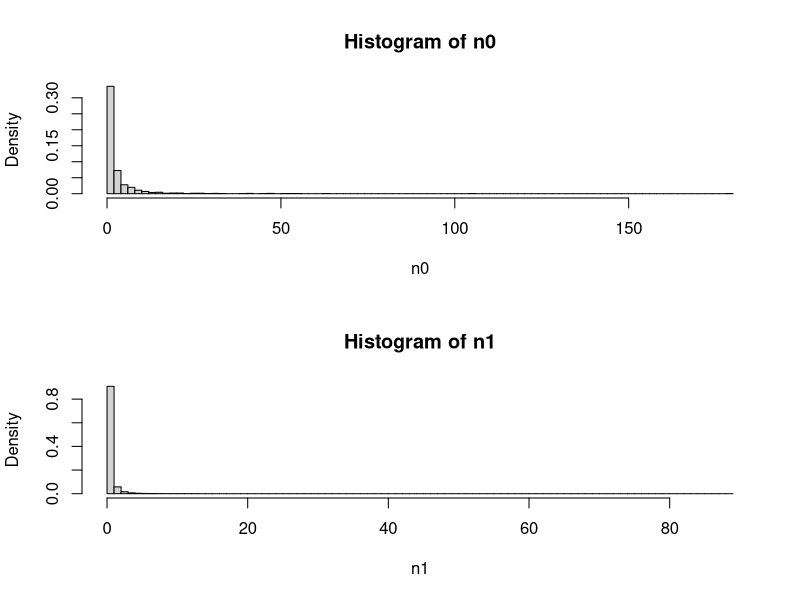
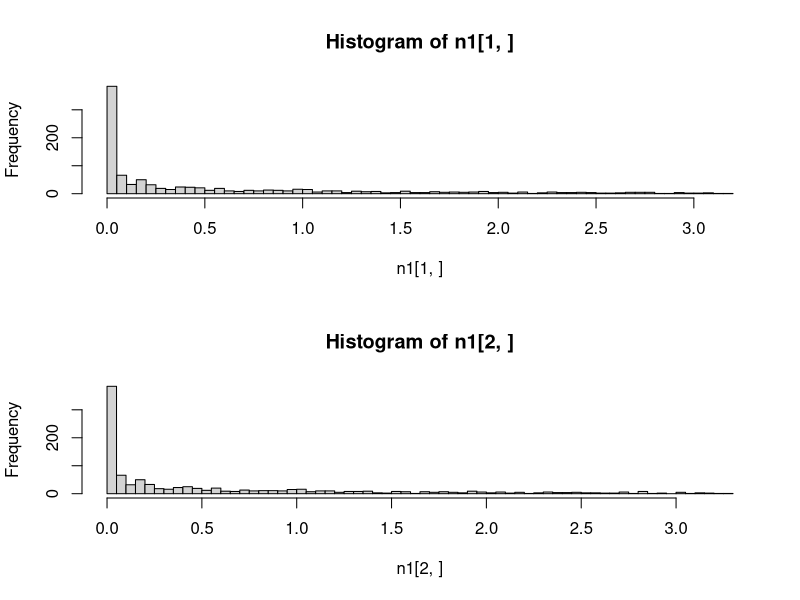
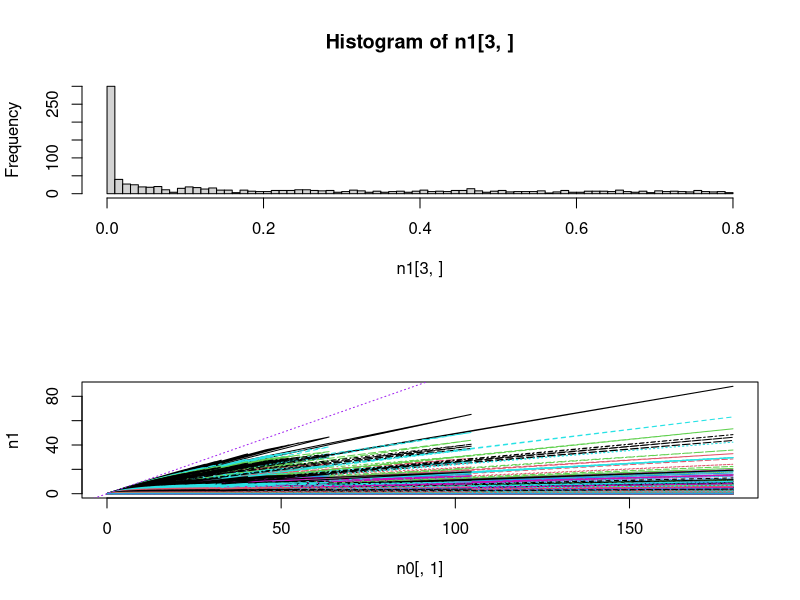
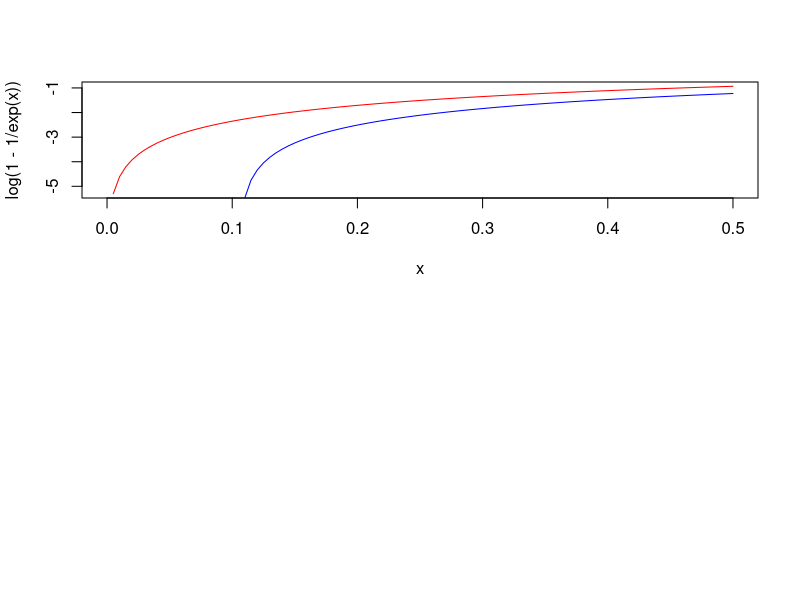
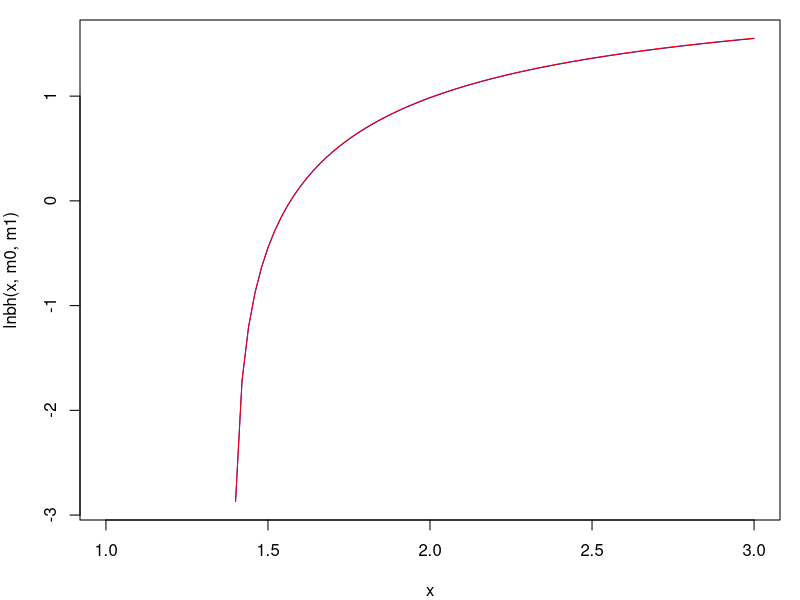
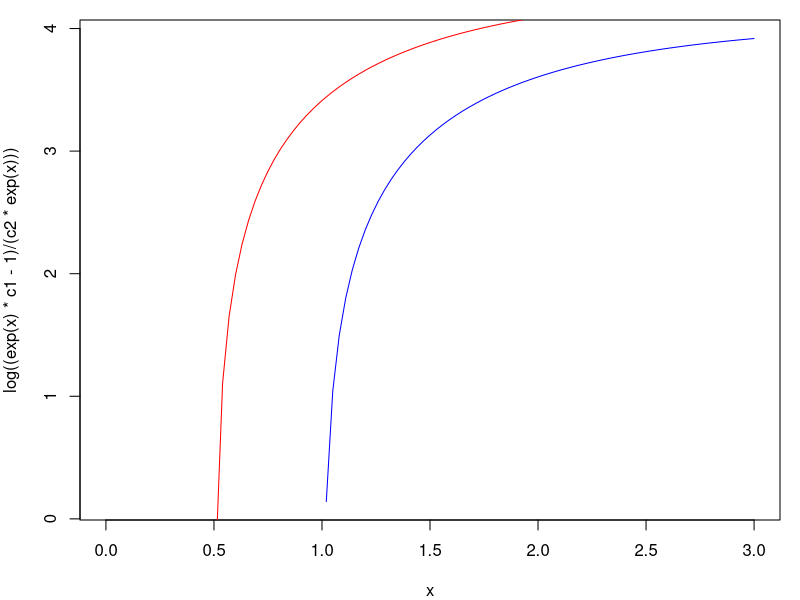
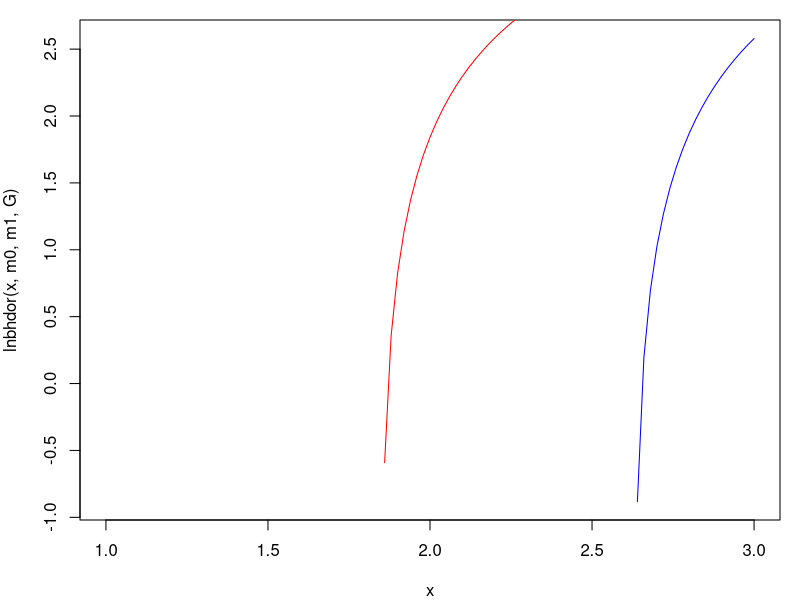
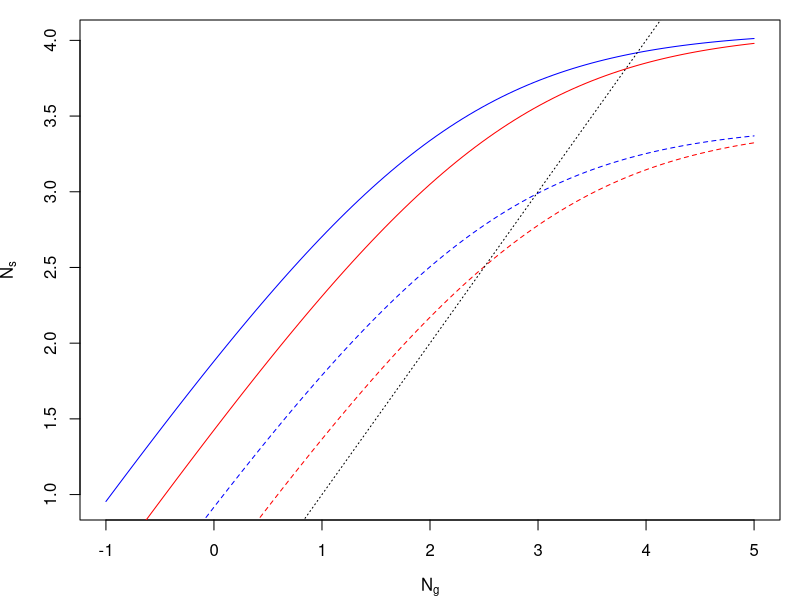

Generate these figures, in order, with R: (Note: this script raises an error after producing the figures.)
####################################################################
# Explore how random variation in Beverton-Holt mortality function #
# affects the distribution of population sizes                     #
####################################################################

# Functions ---------------------------------------------------------------

BH <- function(n_in,m0,m1){
  n_out <- n_in * exp(-m0) / ( 1 + (m1/m0)*(1-exp(-m0))*n_in )
  return(n_out)
}
# assuming T = 1

lnbh <- function(y,m0,m1,T3=0.3){
  c1 <- exp(-m0*T3)
  c2 <- (1-exp(-m0)*T3)*m1/m0
  log((y*c1-1)/(c2*y))
}

lnbhdor <- function(Y,m0,m1,G,T3=0.3){
  S0 <- exp(-m0)
  c1 <- exp(-m0*T3)
  c2 <- (1-exp(-m0)*T3)*m1/m0
  log((c1*G*Y-G*S0+S0-1) / (c2*G*Y*((G-1)*S0+1)))
}

Kcalc <- function(m0,m1,T=1){
  exp(-m0*T)/( (1-exp(-m0*T)) * (m1/m0) )
} 
# assuming T=1

sGBH <- function(n_in,Y,m0,m1,G,T3=0.3){
  So <- exp(-m0)
  Sn <- exp(-m0*T3)
  n_in*((1-G)*So + G*Y*Sn / (1 + G*Y*(1-Sn)*(m1/m0)*n_in))
}

rG <- function(Y,m0,G,T3=0.3){
  So <- exp(-m0)
  Sn <- exp(-m0*T3)
  log( (1-G)*So + G*Y*Sn )
}

# Exploration -------------------------------------------------------------

ln0_min <- -5
ln0_max <- 0
nseq <- 10^3
neps <- 10^3
alpha_m <- 0.1
beta_m <- 1

# n0_seq <- exp(seq(ln0_min,ln0_max,length.out=nseq))
# eps_m <- seq(-1,1,length.out=neps)
n0_seq <- exp(rnorm(nseq,0,1.5))
eps_m <- rnorm(neps,0,2)
  
m0 <- m1 <- n0 <- n1 <- matrix(NA,nr=nseq,nc=neps)

m0[] <- rep(exp(outer(alpha_m,eps_m,"+")),each=nseq)
m1[] <- rep(exp(outer(beta_m,eps_m,"+")),each=nseq)
n0[] <- rep(n0_seq,times=neps)
n1 <- BH(n0,m0,m1)

par(mfrow=c(2,1))
hist(n0,breaks=100,prob=T)
hist(n1,breaks=100,prob=T)

hist(n1[1,],breaks=100)
hist(n1[2,],breaks=100)
hist(n1[3,],breaks=100)

matplot(n0[,1],n1,type="l")
abline(0,1,col="purple",lty=3)

(K <- BH(10^10,m0[1,],m1[1,]))

# Plant example -----------------------------------------------------------
  # From Yodzis and work on desert annuals

### Without seed dormancy

curve(log(1-1/exp(x)),col="red",xlim=c(0,0.5))
curve(log(0.9-1/exp(x)),col="blue",add=T)
# drop-off occurs earlier at lower K

m0 <- 1.1
m1 <- 0.1
par(mfrow=c(1,1),mar=c(4,4,1,1))
curve(lnbh(x,m0,m1),col="blue",xlim=c(1,3))
m1 <- 0.01
curve(lnbh(x,m0,m1)-2.3,col="red",add=T)
# changing c2 only changes equilibrium N by constant factor (shifts intercept)

m0 <- 1
m1 <- 0.01
c1 <- exp(-m0)
c2 <- (1-exp(-m0))*m1/m0
curve(log((exp(x)*c1-1)/(c2*exp(x))),col="blue",xlim=c(0,3))
m0 <- 0.5
c1 <- exp(-m0)
c2 <- (1-exp(-m0))*m1/m0
curve(log((exp(x)*c1-1)/(c2*exp(x))),col="red",add=T)
# changing c1 -> drop-off occurs *earlier* at lower K

### With seed dormancy

G <- 0.4
m0 <- 1
m1 <- 0.01
curve(lnbhdor(x,m0,m1,G),col="blue",xlim=c(1,3))
m0 <- 0.5
curve(lnbhdor(x,m0,m1,G),col="red",add=T)
  # Same result with G - drop-off earlier for lower K

# How does Y affect BH curve? ---------------------------------------------

Y <- 3 # log scale
m0 <- 1
curve(log(BH(exp(x+Y),m0,m1)),col="blue",xlim=c(-1,5),
  xlab=expression(N[g]),ylab=expression(N[s])) # ignores dormancy
curve(log(BH(exp(x+Y-0.5),m0,m1)),col="red",add=T)
m0 <- 2
curve(log(BH(exp(x+Y),m0,m1)),col="blue",add=T,lty=2)
curve(log(BH(exp(x+Y-0.5),m0,m1)),col="red",add=T,lty=2)
abline(0,1,lty=3)
  # -0.5 -> reduce y by a freaction of exp(0.5)=1.6
  # decrease in y reduces equilibrium N by *more* when max popsize (K) is lower
  # Explantion:
  # - increasing Y makes a bigger difference to Ns when few seeds are being 
  # produced (bigger difference in [blue - red] at lower Ng (or Y)) 
  # - increasing m0 -> fewer seeds survive -> lower reproduction next year
  # -> bigger effect of change in Y
  # (but assumes that general shape of function stays the same? 
  # Increasing m0 makes curve steeper too, but this isn't important here,
  # as doesn't affect difference between blue and red much?)

# Y is just scaling up and down, changing c2 does the same thing?

# How does G affect BH curve? ---------------------------------------------

m0 <- 0.1
m1 <- 0.01
curve(lnbhdor(x,m0,m1,G=0.75),col="blue",xlim=c(0,5),ylim=c(-0.5,5))
curve(lnbhdor(x,m0,m1,G=0.5),col="red",add=T)
curve(lnbhdor(x,m0,m1,G=0.25),col="green",add=T)
  # above a certain Y, get more pop with high G, but as Y decreases, better to have low G

m0 <- 0.1
m1 <- 0.01
curve(lnbhdor(exp(x),m0,m1,G=0.75),col="blue",xlim=c(0,1.5),ylim=c(-0.5,5))
curve(lnbhdor(exp(x),m0,m1,G=0.25),col="red",add=T)
m0 <- 0.2
m1 <- 0.01
curve(lnbhdor(exp(x),m0,m1,G=0.75),col="blue",lty=2,add=T)
curve(lnbhdor(exp(x),m0,m1,G=0.25),col="red",lty=2,add=T)
  # When G is lower, reducing K has bigger effect on drop-off threshold for Y
  # (but will still always reduce it, so doesn't explain positive correlations)

m0 <- 0.1
m1 <- 0.01
curve(lnbhdor(x,m0,m1,G=0.75)-lnbhdor(x,m0,m1,G=0.25),col="blue",xlim=c(0,10))
m0 <- 0.2
m1 <- 0.01
curve(lnbhdor(x,m0,m1,G=0.75)-lnbhdor(x,m0,m1,G=0.25),col="red",add=T)
m0 <- 0.3
m1 <- 0.01
curve(lnbhdor(x,m0,m1,G=0.75)-lnbhdor(x,m0,m1,G=0.25),col="green",add=T)
abline(h=0,lty=3)
  # m1 -> lower germination favoured for given Y 

m0 <- 0.1
m1 <- 0.01
curve(lnbhdor(x,m0,m1,G=0.75)-lnbhdor(x,m0,m1,G=0.25),col="blue",xlim=c(0,10))
m0 <- 0.1
m1 <- 0.015
curve(lnbhdor(x,m0,m1,G=0.75)-lnbhdor(x,m0,m1,G=0.25),col="red",add=T)
abline(h=0,lty=3)
  # m2 -> proportional effect of G on dK is the same

# How does DI mortality relate to K? --------------------------------------

curve(Kcalc(exp(x),1),xlim=c(-5,5))
curve(Kcalc(exp(x),2),col="red",add=T)
  # higher m0 -> lower K

# Optimal G - constant environment ----------------------------------------

  # maximise equilibrium population size (ignoring extinction)

nY <- 5
nm0 <- 5
nm1 <- 5
nG <- 50

Yseq <- exp(seq(0,5,length.out=nY))
m0seq <- exp(seq(-1.5,0,length.out=nm0))
m1seq <- exp(seq(-4,4,length.out=nm1))
Gseq <- plogis(seq(-5,5,length.out=nG))

pd <- expand.grid(Y=Yseq,m0=m0seq,m1=m1seq,G=Gseq) # parameter data

lK_GY_plot <- function(m){
  require(reshape2)
  require(fields)
  pd$lK <- with(pd, lnbhdor(Y,m0,m1,G,T3=0.3))
  plotvars <- c("Y","G")
  pd1 <- subset(pd,m0==m & m1==m1seq[2],select=c(plotvars,"lK"))
  plotmat <- acast(melt(pd1,id=plotvars),G~Y)
  matplot(qlogis(Gseq),plotmat,type="l",lty=1,col=tim.colors(nY))
}

par(mfrow=c(2,2),mar=c(3,3,2,2))
lK_GY_plot(m0seq[1])  
lK_GY_plot(m0seq[2])  
lK_GY_plot(m0seq[3])  
lK_GY_plot(m0seq[4])  
  # m1 has no impact on optimal phenotype (only affects value of K)
  # G=0 is never optimal
  # Lower Y favours *higher* G -> should have negative G~z relationship?
  # (These plots show optimal G in years with different Y?)
  # Higher m0 favours higher G

lK_YG_plot <- function(m){
  require(reshape2)
  require(fields)
  pd$lK <- with(pd, lnbhdor(Y,m0,m1,G,T3=0.3))
  plotvars <- c("Y","G")
  pd1 <- subset(pd,m0==m & m1==m1seq[2],select=c(plotvars,"lK"))
  plotmat <- acast(melt(pd1,id=plotvars),Y~G)
  matplot(log(Yseq),plotmat,type="l",lty=1,col=tim.colors(nG))
}

par(mfrow=c(2,2),mar=c(3,3,2,2))
lK_YG_plot(m0seq[1])  
lK_YG_plot(m0seq[2])  
lK_YG_plot(m0seq[3])  
lK_YG_plot(m0seq[4])
  # low G -> 
  # - earlier drop-off in N with Y
  # - larger proportional drop-offs in N with Y
  # so *more* affected by CC if lower G (even without plasticity)
  # this tallies with "lower Y -> higher optimal G" results

# Optimal G - variable environment ----------------------------------------

np <- nrow(pd) # number of parameter combinations
nb <- 100
nt <- 1000 + nb
ns <- 10 # n y sig
Ysigseq <- exp(seq(-2,2,length.out=ns))
N0 <- 1000

Narr <- Yarr <- array(dim=c(nt,ns,np))
m0arr <- m1arr <- Garr <- array(dim=c(ns,np))
m0arr[] <- rep(pd$m0,each=ns)
m1arr[] <- rep(pd$m1,each=ns)
Garr[] <- rep(pd$G,each=ns)

Yarr[] <- exp(
  rep(log(pd$Y),each=nt*ns)
  + rep(outer(rnorm(n=nt,mean=0,sd=1),Ysigseq),times=np)
) # only works because Y varies the fastest of all params in pd

Narr[1,,] <- N0

for(t in 2:nt){
  Narr[t,,] <- sGBH(Narr[t-1,,],Yarr[t,,],m0arr,m1arr,Garr)
}

lNarr <- log(Narr)
lNmuarr <- apply(lNarr[-(1:nb),,],2:3,mean)
lNsdarr <- apply(lNarr[-(1:nb),,],2:3,sd)
lNmedarr <- apply(lNarr[-(1:nb),,],2:3,median)

Nd <- expand.grid(Ysig=Ysigseq,Y=Yseq,m0=m0seq,m1=m1seq,G=Gseq)
Nd$lNmu <- as.vector(lNmuarr)
Nd$lNsd <- as.vector(lNsdarr)
Nd$lNmed <- as.vector(lNmedarr)

lmu_Ysig_G_plot <- function(pY,pm0,pm1,xvar="G",...){
  require(reshape2)
  require(fields)
  plotvars <- c("Ysig","G")
  Nd1 <- subset(Nd,Y==pY & m0==pm0 & m1==pm1,select=c(plotvars,"lNmu"))
  if(xvar=="G"){
    plotmat <- acast(melt(Nd1,id=plotvars),G~Ysig)
    matplot(qlogis(Gseq),plotmat,type="l",lty=1,col=tim.colors(ns),
            ylim=c(-2,max(ceiling(plotmat))),
            ...)
    Gopt <- sapply(split(Nd1,Nd1$Ysig),function(d){
      qlogis(d$G[which(d$lNmu==max(d$lNmu))])
    })
    abline(v=Gopt,col=tim.colors(nY),lty=2)
  }
  if(xvar=="Ysig"){
    plotmat <- acast(melt(Nd1,id=plotvars),Ysig~G)
    matplot(Ysigseq,plotmat,type="l",lty=1,col=tim.colors(nG),
            ylim=c(-2,max(ceiling(plotmat))),
            ...)
  }
}

pdf(paste0("Plots/lmu_Ysig_G_",format(Sys.Date(),"%d%b%Y"),".pdf"),
    width=15,height=15)
iseq <- 1:5
ni <- length(iseq)
par(mfrow=c(ni,ni),mar=c(4,4,2,2),las=1,bty="l")
for(i in iseq){
  for(j in iseq){
    for(k in iseq){
      lmu_Ysig_G_plot(pY=Yseq[i],pm0=m0seq[j],pm1=m1seq[k],xvar="G",
                      xlab="G",ylab="ln(N)",
                      main=paste0("Y=",signif(Yseq[i],2),
                                  " m0=",signif(m0seq[j],2),
                                  " m1=",signif(m1seq[k],2)
                                  )
      )
    }
  }
}
dev.off()

par(mfrow=c(2,2),mar=c(4,4,2,2),las=1,bty="n")
lmu_Ysig_G_plot(pY=Yseq[4],pm0=m0seq[2],pm1=m1seq[2],xvar="G")
lmu_Ysig_G_plot(pY=Yseq[4],pm0=m0seq[4],pm1=m1seq[2],xvar="G")
lmu_Ysig_G_plot(pY=Yseq[2],pm0=m0seq[2],pm1=m1seq[4],xvar="G")
lmu_Ysig_G_plot(pY=Yseq[2],pm0=m0seq[2],pm1=m1seq[2],xvar="G")
  # - high m0 reduces effect of variance on optimal G, 
  # possibly even leads to env var favouring high G?
  # - m1 again just shifts population size without changing optimum
  # - low Y accentuates effects of env var on G?  
  # - low Y seems to favour higher G (again)

  # fluctuations favour G<1

par(mfrow=c(2,2))
lmu_Ysig_G_plot(pY=Yseq[5],pm0=m0seq[3],pm1=m1seq[3],xvar="Ysig")
lmu_Ysig_G_plot(pY=Yseq[5],pm0=m0seq[5],pm1=m1seq[3],xvar="Ysig")
lmu_Ysig_G_plot(pY=Yseq[5],pm0=m0seq[3],pm1=m1seq[5],xvar="Ysig")
lmu_Ysig_G_plot(pY=Yseq[2],pm0=m0seq[3],pm1=m1seq[3],xvar="Ysig")

lmu_Y_G_plot <- function(pYsig,pm0,pm1,xvar="G",...){
  require(reshape2)
  require(fields)
  plotvars <- c("Y","G")
  Nd1 <- subset(Nd,Ysig==pYsig & m0==pm0 & m1==pm1,select=c(plotvars,"lNmu"))
  if(xvar=="G"){
    plotmat <- acast(melt(Nd1,id=plotvars),G~Y)
    matplot(qlogis(Gseq),plotmat,type="l",lty=1,col=tim.colors(nY),
            ylim=c(-2,max(ceiling(plotmat))),
            ...
            )
    Gopt <- sapply(split(Nd1,Nd1$Y),function(d){
      qlogis(d$G[which(d$lNmu==max(d$lNmu))])
    })
    abline(v=Gopt,col=tim.colors(nY),lty=2)
  }
  if(xvar=="Y"){
    plotmat <- acast(melt(Nd1,id=plotvars),Y~G)
    matplot(Yseq,plotmat,type="l",lty=1,col=tim.colors(nG),
            ylim=c(-2,max(ceiling(plotmat))),
            ...
            )
  }
}

pdf(paste0("Plots/lmu_Y_G_",format(Sys.Date(),"%d%b%Y"),".pdf"),
    width=15,height=15)
iseq <- 1:5
ni <- length(iseq)
par(mfrow=c(ni,ni),mar=c(4,4,2,2),las=1,bty="l")
for(i in iseq*2){ # Ysig twice as long as others
  for(j in iseq){
    for(k in iseq){
      lmu_Y_G_plot(pYsig=Ysigseq[i],pm0=m0seq[j],pm1=m1seq[k],xvar="G",
                      xlab="G",ylab="ln(N)",
                      main=paste0("Ysig=",signif(Ysigseq[i],2),
                                  " m0=",signif(m0seq[j],2),
                                  " m1=",signif(m1seq[k],2)
                      )
      )
    }
  }
}
dev.off()

par(mfrow=c(2,2))
lmu_Y_G_plot(pYsig=Ysigseq[4],pm0=m0seq[2],pm1=m1seq[2],xvar="G")
lmu_Y_G_plot(pYsig=Ysigseq[4],pm0=m0seq[4],pm1=m1seq[2],xvar="G")
lmu_Y_G_plot(pYsig=Ysigseq[5],pm0=m0seq[2],pm1=m1seq[4],xvar="G")
lmu_Y_G_plot(pYsig=Ysigseq[2],pm0=m0seq[2],pm1=m1seq[2],xvar="G")
  # NB: outcome with median is almost exactly the same

# Analysis of high-variance scenario --------------------------------------

pd$K <- with(pd, Kcalc(m0,m1,T=0.3))

Darr <- Yearr <- array(dim=dim(Narr))
for(i in 2:nt){
  Darr[i,,] <- log(Narr[i,,]) - log(Narr[i-1,,])
  Yearr[i,,] <- log(Narr[i,,] - exp(-m0arr)*(1-Garr)*Narr[i-1,,]) - log(Garr*Narr[i-1,,])
}

pdsel <- with(pd, which(
  Y %in% Yseq[c(1,5)] & m0==m0seq[5] & m1==m1seq[2] & G %in% Gseq[c(10,20)]
  ))
Ysigsel <- 10

scol <- rep(c("blue","red"),each=2) # blue = low G, red = high G
slty <- rep(1:2,times=2) # - = low Y, --- = high Y

par(mfrow=c(1,1),mar=c(2,2,2,2))
matplot(log(Narr[900:1100,Ysigsel,pdsel]),type="l",col=scol,lty=slty)

plot(density(log(Yarr[,Ysigsel,pdsel[1]])))
lines(density(log(Yarr[,Ysigsel,pdsel[2]])),lty=2)

histmax <- 10^4
mybreaks <- c(seq(0,histmax,length.out=10^3),Inf)
hist(Yarr[,Ysigsel,pdsel[1]],xlim=c(0,histmax),breaks=mybreaks,col="blue",border=NA)
hist(Yarr[,Ysigsel,pdsel[2]],breaks=mybreaks,col="red",add=T,border=NA)

table(Yarr[,Ysigsel,pdsel[1]]>1)
table(Yarr[,Ysigsel,pdsel[2]]>1)
table(Yarr[,Ysigsel,pdsel[1]]>pd$K[pdsel[1]])
table(Yarr[,Ysigsel,pdsel[2]]>pd$K[pdsel[2]])

matplot(Darr[900:1100,Ysigsel,pdsel],type="l",col=scol,lty=slty)
matplot(Yearr[900:1100,Ysigsel,pdsel],type="l",col=scol,lty=slty)

plot(density(log(Narr[100:nt,Ysigsel,pdsel[4]])),col=scol[4],lty=slty[4])
lines(density(log(Narr[100:nt,Ysigsel,pdsel[2]])),col=scol[2],lty=slty[2])
plot(density(log(Narr[100:nt,Ysigsel,pdsel[3]])),col=scol[3],lty=slty[3])
lines(density(log(Narr[100:nt,Ysigsel,pdsel[1]])),col=scol[1],lty=slty[1])

plot(density(Darr[100:nt,Ysigsel,pdsel[4]]),col=scol[4],lty=slty[4])
lines(density(Darr[100:nt,Ysigsel,pdsel[2]]),col=scol[2],lty=slty[2])
abline(v=0,lty=3)
plot(density(Darr[100:nt,Ysigsel,pdsel[3]]),col=scol[3],lty=slty[3])
lines(density(Darr[100:nt,Ysigsel,pdsel[1]]),col=scol[1],lty=slty[1])
abline(v=0,lty=3)

plot(density(Yearr[100:nt,Ysigsel,pdsel[4]]),col=scol[4],lty=slty[4])
lines(density(Yearr[100:nt,Ysigsel,pdsel[2]]),col=scol[2],lty=slty[2])
abline(v=m0seq[5],lty=3)
plot(density(Yearr[100:nt,Ysigsel,pdsel[3]]),col=scol[3],lty=slty[3])
lines(density(Yearr[100:nt,Ysigsel,pdsel[1]]),col=scol[1],lty=slty[1])
abline(v=m0seq[5],lty=3)

# Density-independent -----------------------------------------------------

# > dim(lNmuarr)
# [1]   10 6250

pds <- expand.grid(Y=Yseq,m0=m0seq,G=Gseq) # parameter data
nps <- nrow(pds)

nlnY <- 10
lnYseq <- seq(-3,3,length.out=nlnY)
lnYarr <- rarr <- parr <- array(dim=c(nlnY,ns,nps))
lnYarr[] <- rep(outer(lnYseq,Ysigseq),times=nps) + rep(log(pds$Y),each=nlnY*ns)
rarr <- array(dim=c(nlnY,ns,nps))
rarr[] <- with(pds, rG(Y=exp(lnYarr),
                      m0=rep(m0,each=nlnY*ns),
                      G=rep(G,each=nlnY*ns)
                      ))
parr[] <- rep(dnorm(lnYseq,mean=0,sd=1),times=ns*nps) 
  # shape of p(norm) is same regardless of mean
sump <- sum(parr[,1,1]) 
  # again, distribution is the same for all, so the sum is too
rbararr <- apply(parr*rarr,c(2,3),sum)/sump

rd <- expand.grid(Ysig=Ysigseq,Y=Yseq,m0=m0seq,G=Gseq)
rd$rbar <- as.vector(rbararr)

Gopt_f <- function(d){
  d$G[which(d$rbar==max(d$rbar))]
}

rbar_Y_G_plot <- function(pYsig,pm0,xvar="G",...){
  require(reshape2)
  require(fields)
  plotvars <- c("Y","G")
  rd1 <- subset(rd,Ysig==pYsig & m0==pm0,select=c(plotvars,"rbar"))
  plotmat <- acast(melt(rd1,id=plotvars),G~Y)
  matplot(qlogis(Gseq),plotmat,type="l",lty=1,col=tim.colors(nY),
          # ylim=c(-2,max(ceiling(plotmat))),
          ...
          )
  Gopt <- sapply(split(rd1,rd1$Y),function(d){
    qlogis(d$G[which(d$rbar==max(d$rbar))])
  })
  abline(v=Gopt,col=tim.colors(nY),lty=2)
}
  # m1 actually unecessary as no DD

pdf(paste0("Plots/rbar_Y_G_",format(Sys.Date(),"%d%b%Y"),".pdf"),
    width=15,height=15)
iseq <- 1:5
ni <- length(iseq)
par(mfrow=c(ni,ni),mar=c(4,4,2,2),las=1,bty="l")
for(i in iseq*2){ # Ysig twice as long as others
  for(j in iseq){
    rbar_Y_G_plot(pYsig=Ysigseq[i],pm0=m0seq[j],xvar="G",
                  xlab="G",ylab="r",
                  main=paste0("Ysig=",signif(Ysigseq[i],2)," m0=",signif(m0seq[j],2))
                  )
    
  }
}
dev.off()


# Simple Royama plots -----------------------------------------------------

Y1 <- 4 # log scale
Y2 <- 3.5 # log scale
m0 <- 1
par(mfrow=c(1,1))
G <- 0.25
curve(log(sGBH(exp(x),exp(Y1),m0,m1,G)/exp(x)),col="red",lty=1,
      xlim=c(4,7),xlab=expression(ln~N[t-1]),ylab=expression(r[t]))
curve(log(sGBH(exp(x),exp(Y1-2),m0,m1,G)/exp(x)),col="red",lty=2,add=T)
curve(log(sGBH(exp(x),exp(Y1+2),m0,m1,G)/exp(x)),col="red",lty=2,add=T)
curve(log(sGBH(exp(x),exp(Y2),m0,m1,G)/exp(x)),col="blue",lty=1,add=T)
curve(log(sGBH(exp(x),exp(Y2-2),m0,m1,G)/exp(x)),col="blue",lty=2,add=T)
curve(log(sGBH(exp(x),exp(Y2+2),m0,m1,G)/exp(x)),col="blue",lty=2,add=T)
abline(h=0,lty=3)

G <- 0.75
curve(log(sGBH(exp(x),exp(Y1),m0,m1,G)/exp(x)),col="red",lty=1,
      xlim=c(4,7),xlab=expression(ln~N[t-1]),ylab=expression(r[t]))
curve(log(sGBH(exp(x),exp(Y1-2),m0,m1,G)/exp(x)),col="red",lty=2,add=T)
curve(log(sGBH(exp(x),exp(Y1+2),m0,m1,G)/exp(x)),col="red",lty=2,add=T)
curve(log(sGBH(exp(x),exp(Y2),m0,m1,G)/exp(x)),col="blue",lty=1,add=T)
curve(log(sGBH(exp(x),exp(Y2-2),m0,m1,G)/exp(x)),col="blue",lty=2,add=T)
curve(log(sGBH(exp(x),exp(Y2+2),m0,m1,G)/exp(x)),col="blue",lty=2,add=T)
abline(h=0,lty=3)

# Royama plots ------------------------------------------------------------

par(mfrow=c(2,2))
nN <- 100
Nseq <- exp(seq(0,5,length.out=nN))

r_sGBH_seq <- function(Y,m0,m1,G){
  log(sGBH(Nseq,Y,m0,m1,G)/Nseq)
}

Royama_matplot <- function(ppd,...){
  require(fields)
  require(plyr)
  colourvar <- ppd[,which(sapply(ppd,function(x) length(unique(x)))>1)]
  ncolours <- length(colourvar)
  rd <- mdply(ppd, r_sGBH_seq)
  rarr <- t(as.matrix(subset(rd,select=names(rd)[!names(rd) %in% names(pd)])))
  matplot(log(Nseq),rarr,type="l",lty=1,col=tim.colors(ncolours),...)
  abline(h=0,col="black",lty=3)
}

pdr <- pd[,names(pd)!="K"]

par(mfrow=c(2,2))
Royama_matplot(subset(pdr[,names(pd)!="K"], Y==Yseq[3] & m0==m0seq[3] & m1==m1seq[3]))
Royama_matplot(subset(pdr[,names(pd)!="K"], Y==Yseq[5] & m0==m0seq[3] & m1==m1seq[3]))
Royama_matplot(subset(pdr[,names(pd)!="K"], Y==Yseq[3] & m0==m0seq[5] & m1==m1seq[3]))
Royama_matplot(subset(pdr[,names(pd)!="K"], Y==Yseq[3] & m0==m0seq[3] & m1==m1seq[5]))
  # - increasing G increases stability but generally reduces K (unless at low G)
  # - when seed mortatlity is high, G doesn't affect K much

Royama_matplot(subset(pdr, m0==m0seq[3] & m1==m1seq[3] & G==Gseq[5]),ylim=c(-1,2))
Royama_matplot(subset(pdr, m0==m0seq[3] & m1==m1seq[3] & G==Gseq[20]),ylim=c(-1,2))
Royama_matplot(subset(pdr, m0==m0seq[3] & m1==m1seq[3] & G==Gseq[30]),ylim=c(-1,2))
Royama_matplot(subset(pdr, m0==m0seq[3] & m1==m1seq[3] & G==Gseq[50]),ylim=c(-1,2))
  # - env var has more positive effects when G is low and when population
  # size is low (DD-clim interaction)
  # - declines in reproduction can have *less* severe effects when G is high?

  # (for squared rainfall, can just compare what happens if return to low Y again)

Royama_matplot(subset(pdr, m0==m0seq[2] & m1==m1seq[3] & G==Gseq[25]))
Royama_matplot(subset(pdr, m0==m0seq[3] & m1==m1seq[3] & G==Gseq[25]))
Royama_matplot(subset(pdr, m0==m0seq[4] & m1==m1seq[3] & G==Gseq[25]))
Royama_matplot(subset(pdr, m0==m0seq[5] & m1==m1seq[3] & G==Gseq[25]))
  # higher mortality -> lower K but overall patterns pretty similar?

Royama_matplot(subset(pdr, m0==m0seq[3] & m1==m1seq[2] & G==Gseq[25]))
Royama_matplot(subset(pdr, m0==m0seq[3] & m1==m1seq[3] & G==Gseq[25]))
Royama_matplot(subset(pdr, m0==m0seq[3] & m1==m1seq[4] & G==Gseq[25]))
Royama_matplot(subset(pdr, m0==m0seq[3] & m1==m1seq[5] & G==Gseq[25]))
  # higher m2 -> higher stability, lower K 
  # (just shifts intercept, effect happens because of non-linear DD?)

# Optimal plastic G - variable environment --------------------------------

  # (no need for plasticity in constant environment)

alpha_G <- beta_Gz <- matrix(NA,nr=np,nc=np) 
alpha_G[] <- -tau_mu*sqrt(pi^2/(3*tau_sd^2))
beta_Gz[] <- sqrt(pi^2/(3*tau_sd^2))
# based on Godfray & Rees 2002

  # - plot fitness distribution over different environments, calculate width to
  # quantify degree of bet-hedging
  # - can also infer effects of plasticity by looking at plots showing response 
  # to environment for different germination fractions (effectively 3d plots for
  # cue / environment)
